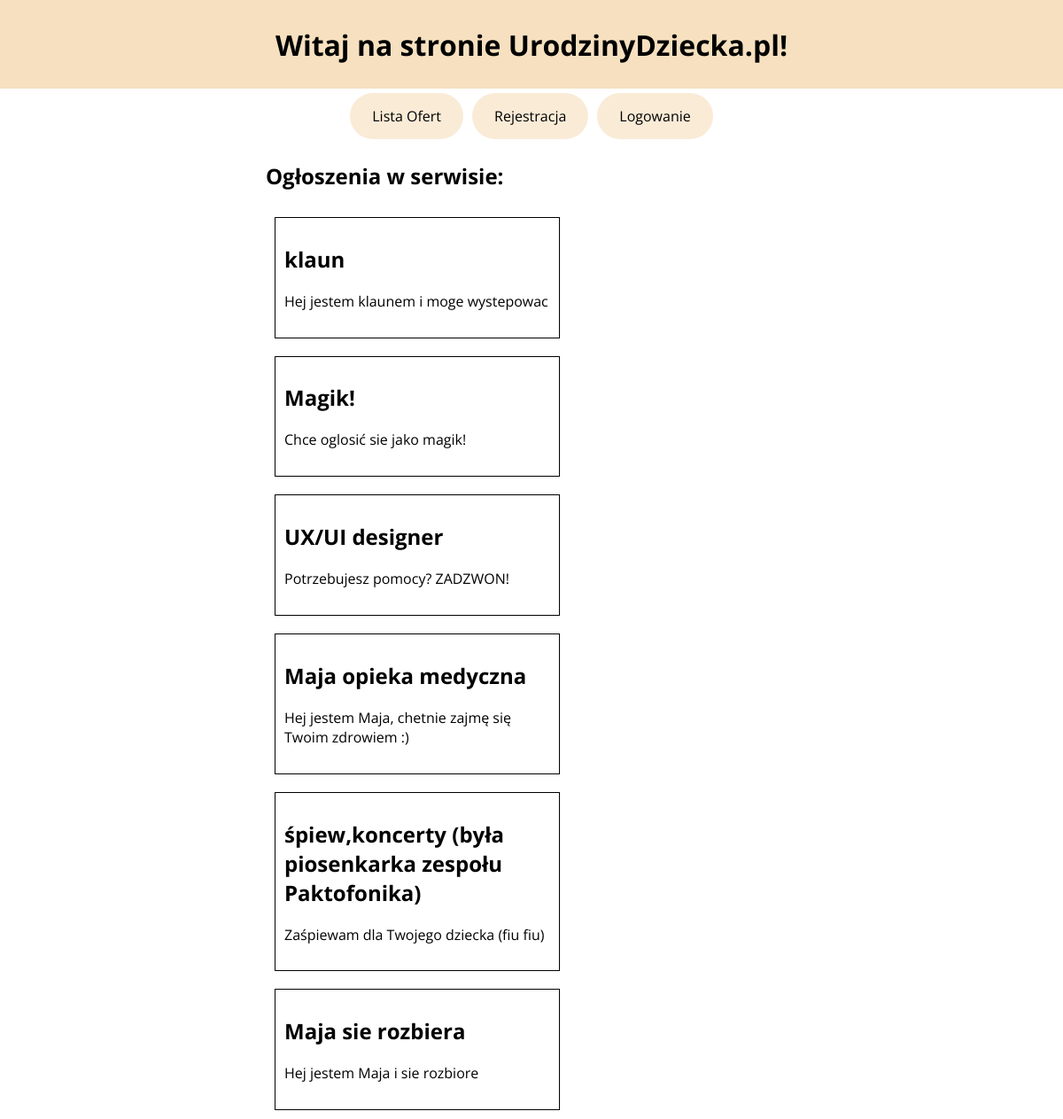
The page / on the database its author committed.
### main/models.py (models this page shows, shortened)
class Ad(models.Model):
    username = models.ForeignKey(User, on_delete=models.CASCADE)
    name = models.CharField(max_length=150)
    text = models.TextField(max_length=800)

### main/views.py (the view)
# urls.py: path("", views.index, name="index"),
def index(request):
    adList = Ad.objects.all()
    return render(request, "main/home.html", {"userList":adList})

### main/templates/main/home.html
{% extends 'main/base.html' %}
{% block content %}
    <h2>Ogłoszenia w serwisie:</h2>
    {% for user in userList  %}
    <a href="ad/{{user.id}}">
        <div class="ad-elem" value="{{user.id}}">
            <h2>{{user.name}}<h2>
            <p>{{user.text}}</p>
        </div>
    </a>
    {% endfor %}
{% endblock %}

### main/static/style.css (style rules this page uses)
* { font-family: "Open Sans", sans-serif; }
a { text-decoration: none; color: black; }
body { margin: 0px; }
.ad-elem { border: 1px solid black; margin: 10px; padding: 10px; width: 50%; transition: .2s ease transform; }
.ad-elem p { font-size: 1rem; font-weight: lighter; }

### rows shown on the page
Ad: {{ user.id }} 1 (drawn), name "klaun", text "Hej jestem klaunem i moge wystepowac"
Ad: {{ user.id }} 3 (drawn), name "Magik!", text "Chce oglosić sie jako magik!"
Ad: {{ user.id }} 4 (drawn), name "UX/UI designer", text "Potrzebujesz pomocy? ZADZWON!"
Ad: {{ user.id }} 5 (drawn), name "Maja opieka medyczna", text "Hej jestem Maja, chetnie zajmę się Twoim zdrowiem :)"
Ad: {{ user.id }} 6 (drawn), name "śpiew,koncerty (była piosenkarka zespołu Paktofonika)", text "Zaśpiewam dla Twojego dziecka (fiu fiu)"
Ad: {{ user.id }} 7 (drawn), name "Maja sie rozbiera", text "Hej jestem Maja i sie rozbiore"
